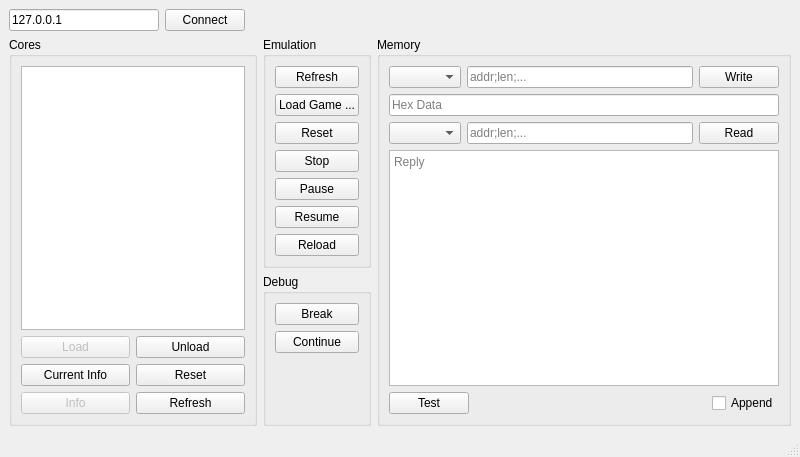
<?xml version="1.0" encoding="UTF-8"?>
<ui version="4.0">
 <class>MainWindow</class>
 <widget class="QMainWindow" name="MainWindow">
  <property name="geometry">
   <rect>
    <x>0</x>
    <y>0</y>
    <width>800</width>
    <height>457</height>
   </rect>
  </property>
  <property name="windowTitle">
   <string>EmuNWAccessTest</string>
  </property>
  <widget class="QWidget" name="centralwidget">
   <layout class="QVBoxLayout" name="verticalLayout_6">
    <item>
     <layout class="QHBoxLayout" name="horizontalLayout">
      <item>
       <widget class="QLineEdit" name="txtIP">
        <property name="maximumSize">
         <size>
          <width>150</width>
          <height>16777215</height>
         </size>
        </property>
        <property name="text">
         <string>127.0.0.1</string>
        </property>
       </widget>
      </item>
      <item>
       <widget class="QPushButton" name="btnConnect">
        <property name="text">
         <string>Connect</string>
        </property>
       </widget>
      </item>
      <item>
       <spacer name="horizontalSpacer">
        <property name="orientation">
         <enum>Qt::Horizontal</enum>
        </property>
        <property name="sizeHint" stdset="0">
         <size>
          <width>40</width>
          <height>20</height>
         </size>
        </property>
       </spacer>
      </item>
      <item>
       <widget class="QLabel" name="lblEmu">
        <property name="text">
         <string/>
        </property>
       </widget>
      </item>
     </layout>
    </item>
    <item>
     <layout class="QHBoxLayout" name="horizontalLayout_4" stretch="3,0,5">
      <item>
       <widget class="QGroupBox" name="grpCores">
        <property name="enabled">
         <bool>true</bool>
        </property>
        <property name="title">
         <string>Cores</string>
        </property>
        <layout class="QVBoxLayout" name="verticalLayout">
         <item>
          <widget class="QListWidget" name="lstCores"/>
         </item>
         <item>
          <layout class="QHBoxLayout" name="horizontalLayout_5">
           <item>
            <widget class="QPushButton" name="btnCoreLoad">
             <property name="enabled">
              <bool>false</bool>
             </property>
             <property name="text">
              <string>Load</string>
             </property>
            </widget>
           </item>
           <item>
            <widget class="QPushButton" name="btnCoreUnload">
             <property name="text">
              <string>Unload</string>
             </property>
            </widget>
           </item>
          </layout>
         </item>
         <item>
          <layout class="QHBoxLayout" name="horizontalLayout_7">
           <item>
            <widget class="QPushButton" name="btnCoreCurrentInfo">
             <property name="text">
              <string>Current Info</string>
             </property>
            </widget>
           </item>
           <item>
            <widget class="QPushButton" name="btnCoreReset">
             <property name="text">
              <string>Reset</string>
             </property>
            </widget>
           </item>
          </layout>
         </item>
         <item>
          <layout class="QHBoxLayout" name="horizontalLayout_6">
           <item>
            <widget class="QPushButton" name="btnCoreInfo">
             <property name="enabled">
              <bool>false</bool>
             </property>
             <property name="text">
              <string>Info</string>
             </property>
            </widget>
           </item>
           <item>
            <widget class="QPushButton" name="btnCoresList">
             <property name="text">
              <string>Refresh</string>
             </property>
            </widget>
           </item>
          </layout>
         </item>
        </layout>
       </widget>
      </item>
      <item>
       <layout class="QVBoxLayout" name="verticalLayout_4">
        <item>
         <widget class="QGroupBox" name="grpEmu">
          <property name="title">
           <string>Emulation</string>
          </property>
          <layout class="QVBoxLayout" name="verticalLayout_2">
           <item>
            <widget class="QPushButton" name="btnEmuInfo">
             <property name="text">
              <string>Refresh</string>
             </property>
            </widget>
           </item>
           <item>
            <widget class="QPushButton" name="btnLoadGame">
             <property name="text">
              <string>Load Game ...</string>
             </property>
            </widget>
           </item>
           <item>
            <widget class="QPushButton" name="btnEmuReset">
             <property name="text">
              <string>Reset</string>
             </property>
            </widget>
           </item>
           <item>
            <widget class="QPushButton" name="btnEmuStop">
             <property name="text">
              <string>Stop</string>
             </property>
            </widget>
           </item>
           <item>
            <widget class="QPushButton" name="btnEmuPause">
             <property name="text">
              <string>Pause</string>
             </property>
            </widget>
           </item>
           <item>
            <widget class="QPushButton" name="btnEmuResume">
             <property name="text">
              <string>Resume</string>
             </property>
            </widget>
           </item>
           <item>
            <widget class="QPushButton" name="btnEmuReload">
             <property name="text">
              <string>Reload</string>
             </property>
            </widget>
           </item>
          </layout>
         </widget>
        </item>
        <item>
         <widget class="QGroupBox" name="grpDebug">
          <property name="title">
           <string>Debug</string>
          </property>
          <layout class="QVBoxLayout" name="verticalLayout_3">
           <item>
            <widget class="QPushButton" name="btnDebugBreak">
             <property name="text">
              <string>Break</string>
             </property>
            </widget>
           </item>
           <item>
            <widget class="QPushButton" name="btnDebugContinue">
             <property name="text">
              <string>Continue</string>
             </property>
            </widget>
           </item>
           <item>
            <spacer name="verticalSpacer">
             <property name="orientation">
              <enum>Qt::Vertical</enum>
             </property>
             <property name="sizeHint" stdset="0">
              <size>
               <width>20</width>
               <height>40</height>
              </size>
             </property>
            </spacer>
           </item>
          </layout>
         </widget>
        </item>
       </layout>
      </item>
      <item>
       <widget class="QGroupBox" name="grpMemory">
        <property name="title">
         <string>Memory</string>
        </property>
        <layout class="QVBoxLayout" name="verticalLayout_5">
         <item>
          <layout class="QHBoxLayout" name="horizontalLayout_2">
           <item>
            <widget class="QComboBox" name="cbxWriteMemory"/>
           </item>
           <item>
            <widget class="QLineEdit" name="txtWriteAddrLen">
             <property name="placeholderText">
              <string>addr;len;...</string>
             </property>
            </widget>
           </item>
           <item>
            <widget class="QPushButton" name="btnWrite">
             <property name="text">
              <string>Write</string>
             </property>
            </widget>
           </item>
          </layout>
         </item>
         <item>
          <widget class="QLineEdit" name="txtWriteData">
           <property name="placeholderText">
            <string>Hex Data</string>
           </property>
          </widget>
         </item>
         <item>
          <layout class="QHBoxLayout" name="horizontalLayout_3">
           <item>
            <widget class="QComboBox" name="cbxReadMemory"/>
           </item>
           <item>
            <widget class="QLineEdit" name="txtReadAddrLen">
             <property name="placeholderText">
              <string>addr;len;...</string>
             </property>
            </widget>
           </item>
           <item>
            <widget class="QPushButton" name="btnRead">
             <property name="text">
              <string>Read</string>
             </property>
            </widget>
           </item>
          </layout>
         </item>
         <item>
          <widget class="QPlainTextEdit" name="txtReadData">
           <property name="readOnly">
            <bool>true</bool>
           </property>
           <property name="placeholderText">
            <string>Reply</string>
           </property>
          </widget>
         </item>
         <item>
          <layout class="QHBoxLayout" name="horizontalLayout_8">
           <item>
            <widget class="QPushButton" name="btnReadWriteTest">
             <property name="text">
              <string>Test</string>
             </property>
            </widget>
           </item>
           <item>
            <spacer name="horizontalSpacer_2">
             <property name="orientation">
              <enum>Qt::Horizontal</enum>
             </property>
             <property name="sizeHint" stdset="0">
              <size>
               <width>40</width>
               <height>20</height>
              </size>
             </property>
            </spacer>
           </item>
           <item>
            <widget class="QCheckBox" name="chkReadAppend">
             <property name="text">
              <string>Append</string>
             </property>
             <property name="checked">
              <bool>false</bool>
             </property>
            </widget>
           </item>
          </layout>
         </item>
        </layout>
       </widget>
      </item>
     </layout>
    </item>
   </layout>
  </widget>
  <widget class="QStatusBar" name="statusbar"/>
 </widget>
 <resources/>
 <connections/>
</ui>
